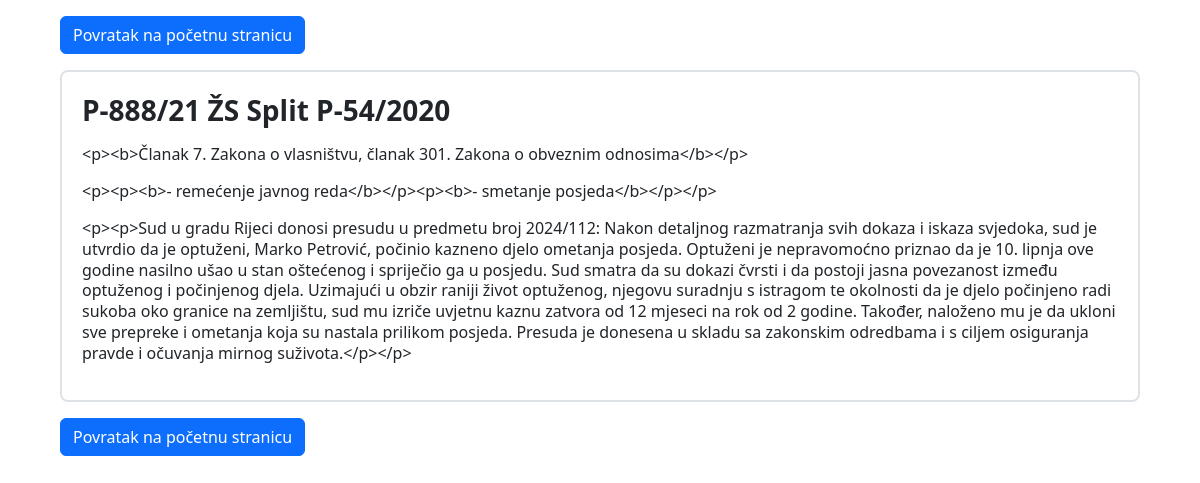
Page /content/2 on the committed database.
### tables this page shows
CREATE TABLE praksa (
    id INTEGER PRIMARY KEY AUTOINCREMENT,
    name TEXT,
    source TEXT,
    about TEXT,
    content TEXT
);

### Flask/app.py (the view)
@app.route('/content/<int:pr_id>')
def content(pr_id):
    keyword = request.args.get('keyword', '')
    conn = get_db_connection()
    record = conn.execute('SELECT * FROM praksa WHERE id = ?', (pr_id,)).fetchone()
    conn.close()
    if record:
        return render_template('content.html', record=record, keyword=keyword)
    else:
        return "Record not found", 404

### Flask/app.py (called while the page is built)
def get_db_connection():
    conn = sqlite3.connect(DATABASE)
    conn.row_factory = sqlite3.Row
    return conn

@app.template_filter('highlight')
def highlight(text, search):
    if not search:
        return text
    import re
    pattern = re.compile(re.escape(search), re.IGNORECASE)
    highlighted_text = pattern.sub(f"<span style='background-color: yellow;'>{search}</span>", text)
    return Markup(highlighted_text)

### Flask/templates/content.html (shortened to what this page needs)
<!DOCTYPE html>
<html lang="en">
<head>
    <link rel="stylesheet" href="{{ url_for('static', filename='bootstrap/bootstrap.min.css') }}">
</head>
<body>
    <div class="align-container my-3">
        <a href="{{ url_for('index') }}" class="btn btn-primary">Povratak na početnu stranicu</a>
    </div>
    <div class="content-frame my-3" style="max-width: 90%;">
    <h3>{{ record['name']|safe }}</h3>
<p>{{ record['source']|highlight(keyword) }}</p>
<p>{{ record['about']|highlight(keyword) }}</p>
<p>{{ record['content']|highlight(keyword) }}</p>
    </div>
    <div class="align-container my-3">
        <a href="{{ url_for('index') }}" class="btn btn-primary">Povratak na početnu stranicu</a>
    </div>
</body>
</html>

### Flask/templates/content.html (style rules this page uses)
p, a, span { line-height: 1.3; }
.content-frame { margin: 0 auto; border: 2px solid #dee2e6; border-radius: 8px; padding: 20px; background-color: #fff; max-width: 90%; }
.align-container { max-width: 90%; margin: 0 auto; }

### rows in the picture
praksa: name "P-888/21 ŽS Split P-54/2020", source|highlight "<p><b>Članak 7. Zakona o vlasništvu, članak 301. Zakona o obveznim odnosima</b></p>", about|highlight "<p><p><b>- remećenje javnog reda</b></p><p><b>- smetanje posjeda</b></p></p>", content|highlight "<p><p>Sud u gradu Rijeci donosi presudu u predmetu broj 2024/112: Nakon detaljnog razmatranja svih dokaza i iskaza svjedoka, sud je utvrdio da je optuženi, Marko Petrović, počinio kazneno djelo ometanja posjeda. Optuženi je nepravomoćno priznao da je 10. lipnja ove godine nasilno ušao u stan oštećenog i spriječio ga u posjedu. Sud smatra da su dokazi čvrsti i da postoji jasna povezanost između optuženog i počinjenog djela. Uzimajući u obzir raniji život optuženog, njegovu suradnju s istragom te okolnosti da je djelo počinjeno radi sukoba oko granice na zemljištu, sud mu izriče uvjetnu kaznu zatvora od 12 mjeseci na rok od 2 godine. Također, naloženo mu je da ukloni sve prepreke i ometanja…"
